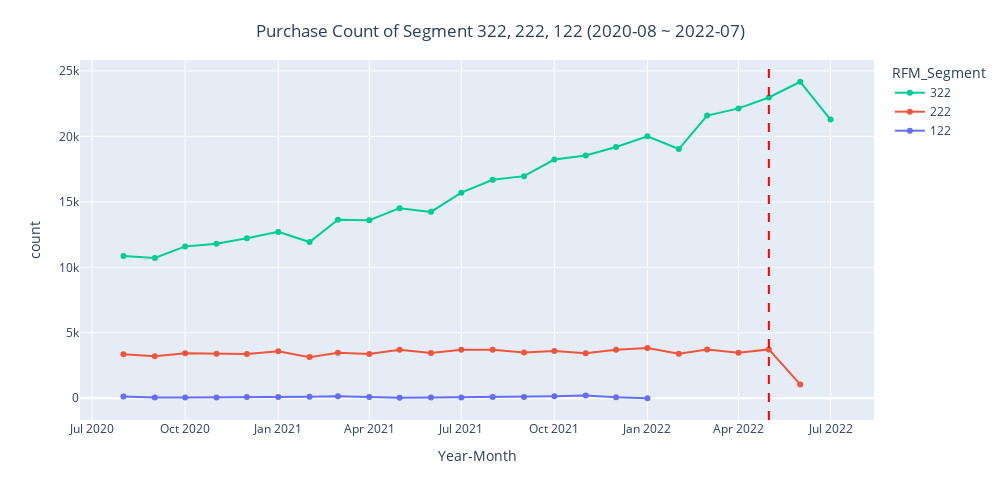

Here is the notebook cell this chart was saved with:
### Code cell
# 최근 2년 간(2020-06 ~ 2022-07) 방문 수
# 2022월 6월, 7월에 session 수(방문 수) 감소 - 6월에는 -7.9%, 7월에는 -27.1%
fig = px.line(num_booking_id_rfm[num_booking_id_rfm['RFM_Segment'].isin(['322', '222', '122'])], x='month', y='booking_id', markers=True,
              width = 1000, height = 500, color='RFM_Segment')
fig.update_xaxes(title='month')
fig.update_yaxes(title='count')
title = {'text':'Purchase Count of Segment 322, 222, 122 (2020-08 ~ 2022-07)', 'y':0.95,
        'x':0.5,'xanchor':'center', 'yanchor':'top'}
fig.update_layout(title=title)
# 수직선을 그릴 위치
vertical_line_position = '2022-05'

# 수직선 추가
fig.add_shape(type='line',
              x0=vertical_line_position, y0=0, x1=vertical_line_position, y1=1,
              line=dict(color='red', dash='dash'),
              xref='x', yref='paper')

# X축 레이블 설정, 범례
fig.update_layout(
    xaxis=dict(
        title="Year-Month"
    ),
    legend=dict(
    traceorder="reversed"
    )
)

### Figure 1 — Plotly figure (JSON) as saved in the notebook; plotly's stock layout.template omitted (floating-point values rounded to 4 significant figures)
{"data": [{"hovertemplate": "RFM_Segment=122<br>month=%{x}<br>booking_id=%{y}<extra></extra>", "legendgroup": "122", "line": {"color": "#636efa", "dash": "solid"}, "marker": {"symbol": "circle"}, "mode": "markers+lines", "name": "122", "orientation": "v", "showlegend": true, "type": "scatter", "x": ["2020-08", "2020-09", "2020-10", "2020-11", "2020-12", "2021-01", "2021-02", "2021-03", "2021-04", "2021-05", "2021-06", "2021-07", "2021-08", "2021-09", "2021-10", "2021-11", "2021-12", "2022-01"], "xaxis": "x", "y": [126, 53, 53, 61, 90, 101, 120, 155, 96, 33, 49, 61, 87, 99, 155, 216, 73, 1], "yaxis": "y"}, {"hovertemplate": "RFM_Segment=222<br>month=%{x}<br>booking_id=%{y}<extra></extra>", "legendgroup": "222", "line": {"color": "#EF553B", "dash": "solid"}, "marker": {"symbol": "circle"}, "mode": "markers+lines", "name": "222", "orientation": "v", "showlegend": true, "type": "scatter", "x": ["2020-08", "2020-09", "2020-10", "2020-11", "2020-12", "2021-01", "2021-02", "2021-03", "2021-04", "2021-05", "2021-06", "2021-07", "2021-08", "2021-09", "2021-10", "2021-11", "2021-12", "2022-01", "2022-02", "2022-03", "2022-04", "2022-05", "2022-06"], "xaxis": "x", "y": [3371, 3212, 3432, 3396, 3378, 3589, 3142, 3484, 3384, 3702, 3452, 3705, 3707, 3487, 3604, 3438, 3702, 3845, 3402, 3729, 3479, 3731, 1055], "yaxis": "y"}, {"hovertemplate": "RFM_Segment=322<br>month=%{x}<br>booking_id=%{y}<extra></extra>", "legendgroup": "322", "line": {"color": "#00cc96", "dash": "solid"}, "marker": {"symbol": "circle"}, "mode": "markers+lines", "name": "322", "orientation": "v", "showlegend": true, "type": "scatter", "x": ["2020-08", "2020-09", "2020-10", "2020-11", "2020-12", "2021-01", "2021-02", "2021-03", "2021-04", "2021-05", "2021-06", "2021-07", "2021-08", "2021-09", "2021-10", "2021-11", "2021-12", "2022-01", "2022-02", "2022-03", "2022-04", "2022-05", "2022-06", "2022-07"], "xaxis": "x", "y": [10865, 10718, 11598, 11799, 12228, 12707, 11931, 13633, 13605, 14517, 14236, 15704, 16685, 16966, 18236, 18537, 19193, 20009, 19034, 21592, 22140, 22973, 24174, 21289], "yaxis": "y"}], "layout": {"height": 500, "legend": {"title": {"text": "RFM_Segment"}, "tracegroupgap": 0, "traceorder": "reversed"}, "margin": {"t": 60}, "shapes": [{"line": {"color": "red", "dash": "dash"}, "type": "line", "x0": "2022-05", "x1": "2022-05", "xref": "x", "y0": 0, "y1": 1, "yref": "paper"}], "title": {"text": "Purchase Count of Segment 322, 222, 122 (2020-08 ~ 2022-07)", "x": 0.5, "xanchor": "center", "y": 0.95, "yanchor": "top"}, "width": 1000, "xaxis": {"anchor": "y", "domain": [0, 1], "title": {"text": "Year-Month"}}, "yaxis": {"anchor": "x", "domain": [0, 1], "title": {"text": "count"}}}}
